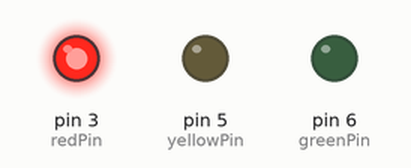
Recording of a sketch running on a simulated Arduino Uno, built with avr-gcc and run on an emulated ATmega328P. Shown: output pins drawn as LEDs (lit = HIGH).

Above: at 5.0 s.
At 11.0 s:
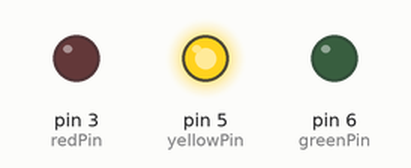
At 22.0 s:
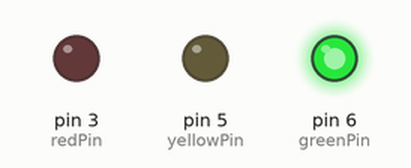
Timing chart, 0 to 41.6 s (numbered marks = the images above):
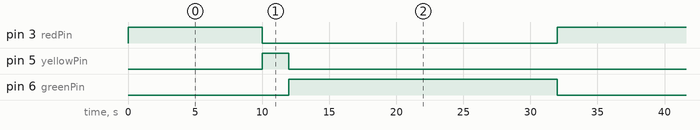

The sketch:

TRAFIK_LAMBASI.ino
```cpp
#define redPin 3
#define yellowPin 5
#define greenPin 6

void setup() {
  pinMode(redPin,OUTPUT);
  pinMode(yellowPin,OUTPUT);
  pinMode(greenPin,OUTPUT);
}

void loop() {
  digitalWrite(redPin,HIGH);
  digitalWrite(yellowPin,LOW);
  digitalWrite(greenPin,LOW);
  delay(10000);

  digitalWrite(redPin,LOW);
  digitalWrite(yellowPin,HIGH);
  delay(2000);

  digitalWrite(yellowPin,LOW);
  digitalWrite(greenPin,HIGH);
  delay(20000);
}
```

Measured:
- by itself, pin 3 (redPin): alternates HIGH for 10.0 s and LOW for 22.0 s
- by itself, pin 5 (yellowPin): alternates HIGH for 2.0 s and LOW for 30.0 s
- by itself, pin 6 (greenPin): alternates HIGH for 20.0 s and LOW for 12.0 s
